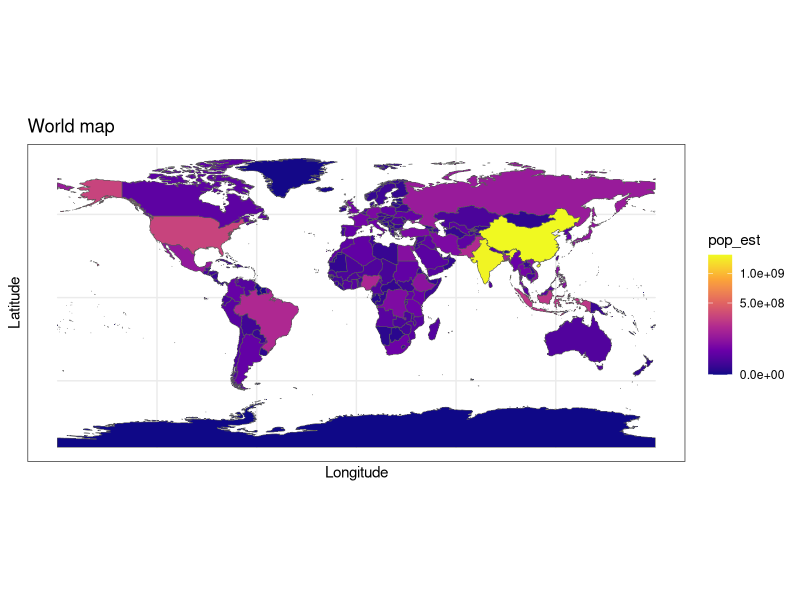

Recreate this plot in R.
library(ggplot2)
theme_set(theme_bw())
library("sf")
library(rnaturalearth)

world <- ne_countries(scale = "medium", returnclass = "sf")

p <- ggplot(data = world) +
    geom_sf(aes(fill = pop_est)) +
    scale_fill_viridis_c(option = "plasma", trans = "sqrt") +
    xlab("Longitude") + ylab("Latitude") +
    ggtitle("World map")

plot(p)
